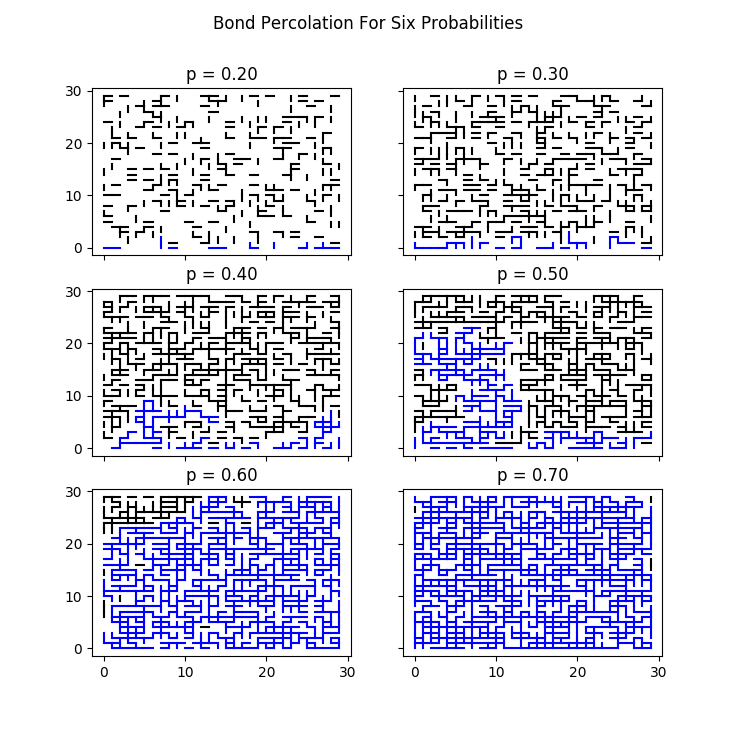

This figure's Python source:
import networkx as nx
import numpy as np
import matplotlib.pyplot as plt


def gen_grid(n):
    """
    Generate coorinates on the nxn grid
    """

    for i in range(n):
        for j in range(n):
            yield (i,j)


def gen_edges(n,p):
    """
    Generate edges between coordinates on the nxn grid with probability p
    """

    # horizontal edges
    for i in range(n):
        for j in range(n-1):
            if np.random.rand() < p:
                yield ((i, j), (i, j+1))

    # vertical edges
    for j in range(n):
        for i in range(n-1):
            if np.random.rand() < p:
                yield ((i, j), (i+1, j))


def edges_to_lines(edges):
    """
    Helper fct for plotting edges    
    """

    return [((e[0][0], e[1][0]), (e[0][1], e[1][1])) for e in edges]


# setup
fig, ax = plt.subplots(3, 2, sharex='col', sharey='row')
fig.suptitle('Bond Percolation For Six Probabilities')
ax = ax.flat
p_vals = [2/10, 3/10, 4/10, 5/10, 6/10, 7/10]
n = 30

for i in range(len(p_vals)):
    # generate grid graph with random edges
    G = nx.Graph()
    G.add_nodes_from(gen_grid(n))
    G.add_edges_from(gen_edges(n, p_vals[i]))
    
    # split graph into wet and dry parts (assume percolation from bottom)
    wet_nodes = set()
    for k in range(n):
        wet_nodes = wet_nodes | nx.node_connected_component(G, (k,0)) # set union
    wet_graph = G.subgraph(wet_nodes)
    wet_edges = wet_graph.edges
    
    dry_nodes = {node for node in G.nodes if node not in wet_nodes}
    dry_graph = G.subgraph(dry_nodes)
    dry_edges = dry_graph.edges
    
    # plot wet edges in blue
    for edge in edges_to_lines(wet_edges):
        ax[i].plot(*edge, 'b-')
    
    # plot dry edges in black
    for edge in edges_to_lines(dry_edges):
        ax[i].plot(*edge, 'k-')
    
    ax[i].set_title('p = ' + "%.2f" % round(p_vals[i],2))

plt.show()
